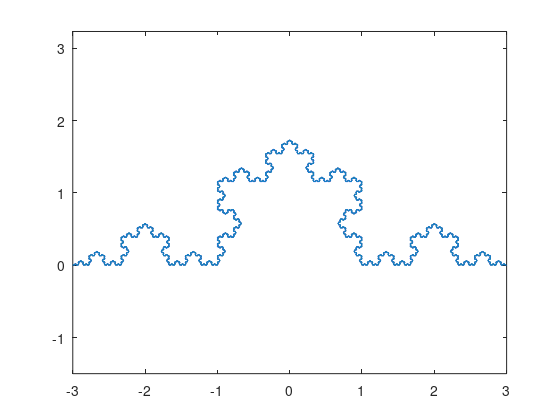

The MATLAB script that drew this image: (Note: this script raises an error after producing the figure.)
% Exercise 1 (Koch)
N=10;Koch=cell(N,1);
Koch{1,1}=[-3 0;3 0];
for i=1:N-1
    points=Koch{i,1};
    n=size(points);
    new_p=zeros(4*n(1)-3,2);
    new_p(1,:)=points(1,:);
    for j=1:n(1)-1
        new_p(4*j-2,:)=(2*points(j,:)+points(j+1,:))/3;
        new_p(4*j,:)=(points(j,:)+2*points(j+1,:))/3;
        new_p(4*j-1,1)=(points(j,1)+points(j+1,1))/2+(points(j,2)-points(j+1,2))*sqrt(3)/6;
        new_p(4*j-1,2)=(points(j,2)+points(j+1,2))/2+(points(j+1,1)-points(j,1))*sqrt(3)/6;
        new_p(4*j+1,:)=points(j+1,:);
    end
    Koch{i+1,1}=new_p;
end
re_p=Koch{end,1};
h=figure;
plot(re_p(:,1),re_p(:,2))
axis equal
set(h,'Units','Inches');
pos = get(h,'Position');
set(h,'PaperPositionMode','Auto','PaperUnits','Inches','PaperSize',[pos(3), pos(4)])
print('Ex11','-dpdf','-fillpage')

% Exercise 1 (Sierpinski Triangle)
N=6;vertex=[-1;1;sqrt(-3)];
h=figure;
plot(triangle(vertex,N))
set(h,'Units','Inches');
pos = get(h,'Position');
set(h,'PaperPositionMode','Auto','PaperUnits','Inches','PaperSize',[pos(3), pos(4)])
print('Ex12','-dpdf','-fillpage')
% fill(vertex(:,1),vertex(:,2),'k')

% Exercise 2
N=10;Koch=cell(N,1);
Koch{1,1}=[-1 1;1 1;0 1-sqrt(3);-1 1];
for i=1:N-1
    points=Koch{i,1};
    n=size(points);
    new_p=zeros(4*n(1)-3,2);
    new_p(1,:)=points(1,:);
    for j=1:n(1)-1
        new_p(4*j-2,:)=(2*points(j,:)+points(j+1,:))/3;
        new_p(4*j,:)=(points(j,:)+2*points(j+1,:))/3;
        new_p(4*j-1,1)=(points(j,1)+points(j+1,1))/2+(points(j,2)-points(j+1,2))*sqrt(3)/6;
        new_p(4*j-1,2)=(points(j,2)+points(j+1,2))/2+(points(j+1,1)-points(j,1))*sqrt(3)/6;
        new_p(4*j+1,:)=points(j+1,:);
    end
    Koch{i+1,1}=new_p;
end
re_p=Koch{end,1};
A=polyarea(re_p(:,1),re_p(:,2));
peri=0;
for i=1:length(re_p)-1
    peri=peri+sqrt(sum((re_p(i,:)-re_p(i+1,:)).^2));
end
h=figure;
plot(re_p(:,1),re_p(:,2))
title(['Area = ' num2str(A),', Perimeter=' num2str(peri)])
axis image
set(h,'Units','Inches');
pos = get(h,'Position');
set(h,'PaperPositionMode','Auto','PaperUnits','Inches','PaperSize',[pos(3), pos(4)])
print('Ex21','-dpdf','-fillpage')

% Minkowski 
N=6;Mink=cell(N,1);
Mink{1,1}=[-1;-i;1;i;-1];
for i=1:N-1
    z=Mink{i,1};
    n=length(z);
    new_point=zeros(8*(n-1)+1,1);
    new_point(1)=z(1);
    for j=1:n-1
        theta=atan(imag(z(j+1)-z(j))/real(z(j+1)-z(j)));
        new_point(8*j-6)=3/4*z(j)+1/4*z(j+1);
        new_point(8*j-5)=3/4*z(j)+1/4*z(j+1)+1i*(z(j+1)-z(j))/4;
        new_point(8*j-4)=1/2*z(j)+1/2*z(j+1)+1i*(z(j+1)-z(j))/4;
        new_point(8*j-3)=1/2*z(j)+1/2*z(j+1);
        new_point(8*j-2)=1/2*z(j)+1/2*z(j+1)-1i*(z(j+1)-z(j))/4;
        new_point(8*j-1)=(z(j)+3*z(j+1))/4-1i*(z(j+1)-z(j))/4;
        new_point(8*j)=(z(j)+3*z(j+1))/4;
        new_point(8*j+1)=z(j+1);
    end
    Mink{i+1,1}=new_point;
end
re_mink=Mink{end,1};
h=figure;
plot(re_mink)
axis equal
set(h,'Units','Inches');
pos = get(h,'Position');
set(h,'PaperPositionMode','Auto','PaperUnits','Inches','PaperSize',[pos(3), pos(4)])
print('Ex31','-dpdf','-fillpage')

% Exercise 3
h=figure;
subplot(1,2,1),plot(hilbert(5))
title('N=5')
axis equal
axis image
subplot(1,2,2),plot(hilbert(10))
title('N=10')
axis equal
axis image
set(h,'Units','Inches');
pos = get(h,'Position');
set(h,'PaperPositionMode','Auto','PaperUnits','Inches','PaperSize',[pos(3), pos(4)])
print('Ex32','-dpdf','-fillpage')

% Exercise 4
h=figure;
s1=[1.25;1.5;1.75];N=50;lambda=3;
syms s x k
W_x = symsum((lambda.^((s-2).*k)).*sin(lambda.^k*x),k,1,N);
t=-1:0.01:1;
f=subs(subs(W_x,s,s1),x,t);
plot(t,f)
legend('s=1.25','s=1.5','s=1.75')
set(h,'Units','Inches');
pos = get(h,'Position');
set(h,'PaperPositionMode','Auto','PaperUnits','Inches','PaperSize',[pos(3), pos(4)])
print('Ex4','-dpdf','-fillpage')

% Exercise 5
h=figure;
subplot(2,3,1),julia(50,200,0,1)
title('p=0,q=1')
subplot(2,3,2),julia(50,200,-1,0)
title('p=-1,q=0')
subplot(2,3,3),julia(50,200,0.11,0.66)
title('p=0,11,q=0.66')
subplot(2,3,4),julia(50,200,-0.10281,0.95723)
title('p=-0.10281,q=0.95723')
subplot(2,3,5),julia(50,250,-1.25,-0.01)
title('p=-1.25,q=-0.01')
set(h,'Units','Inches');
pos = get(h,'Position');
set(h,'PaperPositionMode','Auto','PaperUnits','Inches','PaperSize',[pos(3), pos(4)])
print('Ex5','-dpdf','-fillpage')

% Exercise 6
mandelbrot(50,500)
miu=ginput(4);
h=figure;
subplot(2,2,1),julia(50,250,miu(1,1),miu(1,2))
title('Interior')
subplot(2,2,2),julia(50,250,miu(2,1),miu(2,2))
title('Exterior')
subplot(2,2,3),julia(50,250,miu(3,1),miu(3,2))
title('Boundary')
subplot(2,2,4),julia(50,250,miu(4,1),miu(4,2))
title('Inside a burgeon')
set(h,'Units','Inches');
pos = get(h,'Position');
set(h,'PaperPositionMode','Auto','PaperUnits','Inches','PaperSize',[pos(3), pos(4)])
print('Ex62','-dpdf','-fillpage')

% Exercise 7
h=figure;
subplot(1,3,1),mandelbrot_N(50,500,3)
title('order=3')
pq1=ginput(1);
subplot(1,3,2),mandelbrot_N(50,500,4)
title('order=4')
pq2=ginput(1);
subplot(1,3,3),mandelbrot_N(50,500,5)
title('order=5')
pq3=ginput(1);
set(h,'Units','Inches');
pos = get(h,'Position');
set(h,'PaperPositionMode','Auto','PaperUnits','Inches','PaperSize',[pos(3), pos(4)])
print('Ex71','-dpdf','-fillpage')

h=figure;
subplot(1,3,1),julia_N(50,500,pq1(1),pq1(2),3)
title(sprintf('p=%1.2f,q=%1.2f,\n order=%1.0f',pq1(1),pq1(2),3))
subplot(1,3,2),julia_N(50,500,pq2(1),pq2(2),4)
title(sprintf('p=%1.2f,q=%1.2f,\n order=%1.0f',pq2(1),pq2(2),4))
subplot(1,3,3),julia_N(50,500,pq3(1),pq3(2),5)
title(sprintf('p=%1.2f,q=%1.2f,\n order=%1.0f',pq3(1),pq3(2),5))
set(h,'Units','Inches');
pos = get(h,'Position');
set(h,'PaperPositionMode','Auto','PaperUnits','Inches','PaperSize',[pos(3), pos(4)])
print('Ex72','-dpdf','-fillpage')

% Exercise 8
N=10000000;z=zeros(N,1);
A=1/2+1i*sqrt(3);B=-1;C=1;z(1)=C;
prob=rand(N-1,1);
for k=1:N-1
    if prob(k)<1/3
        z(k+1)=(z(k)+A)/2;
    elseif prob(k)>=1/3 && prob(k)<2/3
        z(k+1)=(z(k)+B)/2;
    else
        z(k+1)=(z(k)+C)/2;
    end
end
h=figure;
subplot(1,2,1),plot(z,'.')
text(-1.05,-0.03,'B','Color','r')
text(1.05,-0.03,'C','Color','r')
text(0.6,1.75,'A','Color','r')
title('P_A=P_B=P_C=1/3')
prob=rand(N-1,1);
for k=1:N-1
    if prob(k)<0.5
        z(k+1)=(z(k)+A)/2;
    elseif prob(k)>=0.5 && prob(k)<0.97
        z(k+1)=(z(k)+B)/2;
    else
        z(k+1)=(z(k)+C)/2;
    end
end
subplot(1,2,2),plot(z,'.')
text(-1.05,-0.03,'B','Color','r')
text(1.05,-0.03,'C','Color','r')
text(0.6,1.75,'A','Color','r')
title('P_A=0.5, P_B=0.47,P_C=0.03')
set(h,'Units','Inches');
pos = get(h,'Position');
set(h,'PaperPositionMode','Auto','PaperUnits','Inches','PaperSize',[pos(3), pos(4)])
print('Ex8','-dpdf','-fillpage')

% Exercise 9
h=figure;
s=1/2+1i*1/2;p1=1/2;
N=100000;w=zeros(N,1);prob=rand(N-1,1);
for k=1:N-1
    if prob(k)<p1
        w(k+1)=s*w(k)+1;
    else
        w(k+1)=s*w(k)-1;
    end
end
plot(w,'.')
set(h,'Units','Inches');
pos = get(h,'Position');
set(h,'PaperPositionMode','Auto','PaperUnits','Inches','PaperSize',[pos(3), pos(4)])
print('Ex9','-dpdf','-fillpage')

% Exercise 10
h=figure;
C=i;p1=1/2;
N=10000000;w=zeros(N,1);prob=rand(N-1,1);
for k=1:N-1
    if prob(k)<p1 
        w(k+1)=sqrt(w(k)-C);
    else
        w(k+1)=sqrt(w(k)+C);
    end
end
subplot(1,2,1),plot(w,'.','MarkerSize',6)
title('C=i')
C=0.11+1i*0.66;p1=1/2;
N=10000000;w=zeros(N,1);prob=rand(N-1,1);
for k=1:N-1
    if prob(k)<p1 
        w(k+1)=sqrt(w(k)-C);
    else
        w(k+1)=sqrt(w(k)+C);
    end
end
subplot(1,2,2),plot(w,'.','MarkerSize',6)
title('C=0.11+0.66i')
set(h,'Units','Inches');
pos = get(h,'Position');
set(h,'PaperPositionMode','Auto','PaperUnits','Inches','PaperSize',[pos(3), pos(4)])
print('Ex10','-dpdf','-fillpage')